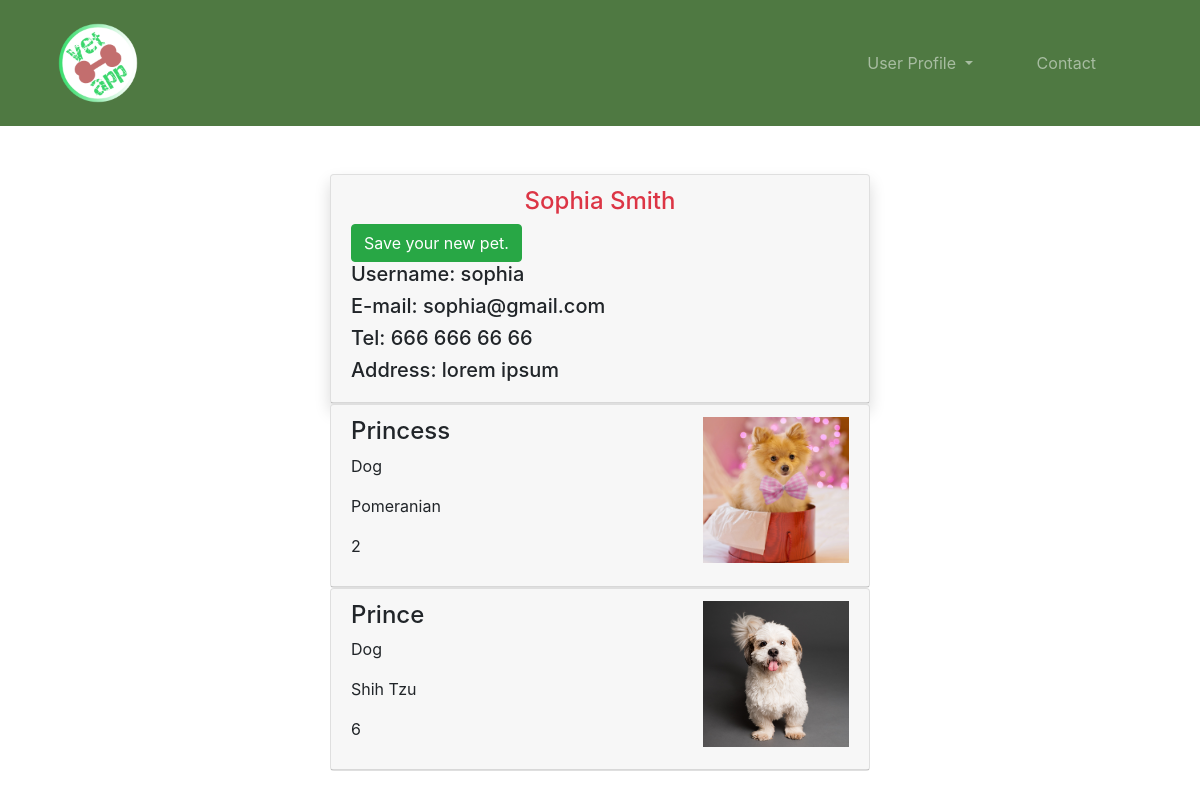
/user/petowner/sophia (signed in), run on the app's committed database.
### user/models.py (models this page shows, shortened)
class Petowner(models.Model):
    user = models.OneToOneField(User, null=True, blank=False, verbose_name="User", on_delete=models.CASCADE)
    tel = models.CharField(max_length=13, verbose_name="Phone")
    address = models.CharField(max_length=100, verbose_name="Address")
    class Meta:
        verbose_name_plural = "Additional information for the user"

### pet/models.py (models this page shows)
class Pet(models.Model):
    petowner = models.ForeignKey("auth.user", on_delete=models.CASCADE)
    image = models.FileField(null=True, blank=True, verbose_name="Image")
    type = models.CharField(max_length=20, verbose_name="Type")
    genius = models.CharField(max_length=20, verbose_name="Genius")
    name = models.CharField(max_length=20, verbose_name="Name")
    age = models.CharField(max_length=4, verbose_name="Age")
    explanation = models.TextField(verbose_name="Explanation")
    created_date = models.DateField(auto_now_add=True, verbose_name="Created Date")

### user/views.py (the view)
# urls.py: path('petowner/<username>', views.petowner, name="petowner"), #special page for user /petowner/username/blablaba..
@login_required(login_url="user:login")
def petowner(request, username):
    user = get_object_or_404(User, username=username)
    pets = Pet.objects.filter(petowner=request.user)
    petowner = get_object_or_404(Petowner, user=user)
    if request.user.username == petowner.user.username:
        return render(request, "petowner.html", {"user":user, "pets":pets, "petowner":petowner})
    elif request.user.username != petowner.user.username:
        return HttpResponseForbidden()

### templates/petowner.html (shortened to what this page needs)
{% extends "base.html" %}
{% block body %}
    <header class="container mt-5">
        <div class="row">
            <div class="col-md-6 m-auto">
                <div class="card shadow">
                    <div class="card-header">
                        <h4 class="text-center text-danger">{{user.first_name}} {{user.last_name}}</h4>
                        <a class="btn btn-success" href="{% url 'pet:addpet' %}">Save your new pet.</a>
                        <h5>Username: {{user.username}}</h5>
                        <h5>E-mail: {{user.email}}</h5>
                        <h5>Tel: {{user.petowner.tel}}</h5>
                        <h5>Address: {{user.petowner.address}}</h5>
                    </div>
                </div>
            </div>
        </div>
        <div class="row">
            <div class="col-md-6 m-auto">
                {% for pet in pets %}
                    <div class="card">
                        <div class="card-header">
                            <div class="row">
                                <div class="col-8">
                                    <h4>{{pet.name}}</h4>
                                    <p>{{pet.type}}</p>
                                    <p>{{pet.genius}}</p>
                                    <p>{{pet.age}}</p>
                                </div>
                                <div class="col-4">
                                    <img src="{{pet.image.url}}" class="img-fluid">
                                </div>
                            </div>
                        </div>
                    </div>
                {% endfor %}
            </div>
        </div>
    </header>
{% endblock %}

### static/css/style.css (style rules this page uses)
body { margin: 0 !important; padding: 0 !important; }

### data on the page
Pet: name "Princess", type "Dog", genius "Pomeranian", age "2", image (picture)
Pet: name "Prince", type "Dog", genius "Shih Tzu", age "6", image (picture)

### other printed values
{{ user.first_name }} "Sophia"
{{ user.last_name }} "Smith"
{{ user.username }} "sophia"
{{ user.email }} "sophia@gmail.com"
{{ user.petowner.tel }} "666 666 66 66"
{{ user.petowner.address }} "lorem ipsum"
